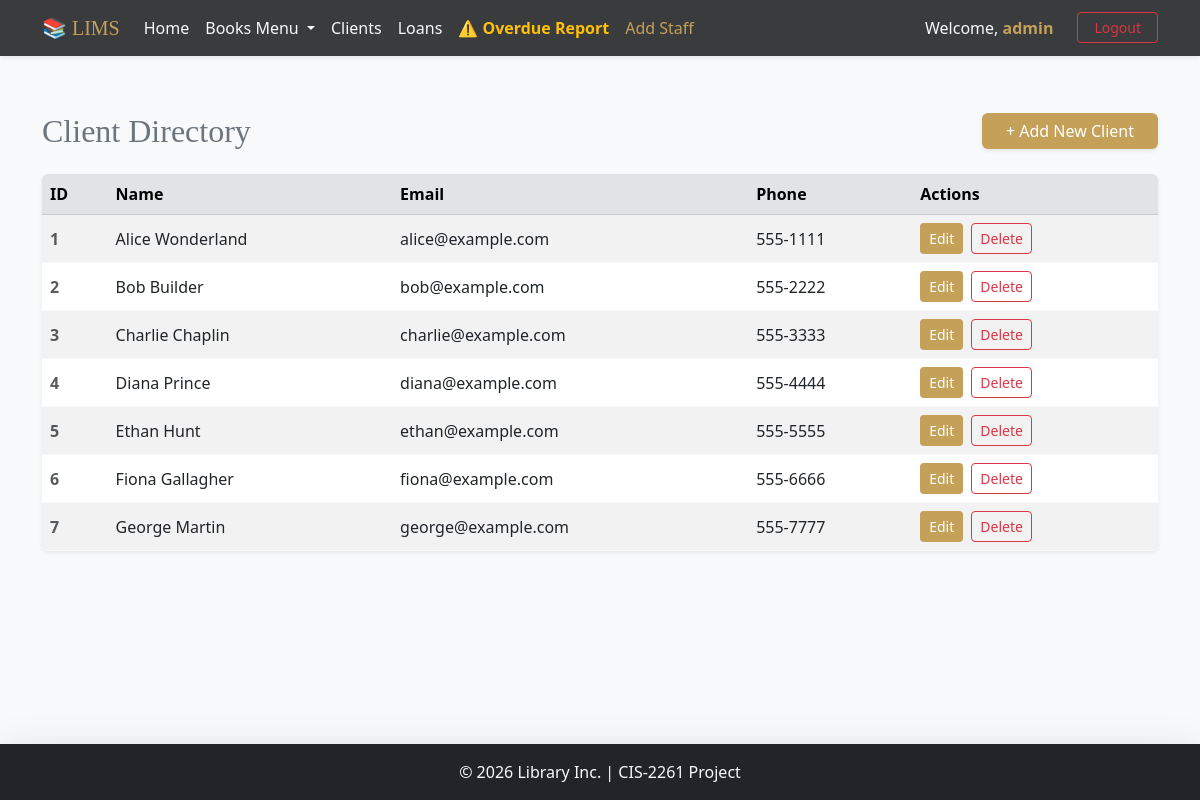
The app's page /index.php?page=clients (signed in) with its own data.
### tables this page shows
CREATE TABLE `clients` (
  `id` int(11) NOT NULL,
  `name` varchar(100) NOT NULL,
  `email` varchar(100) DEFAULT NULL,
  `phone` varchar(20) DEFAULT NULL
);

### app/controllers/ClientController.php (called while the page is built, shortened)
<?php
require_once __DIR__ . '/../config/config.php';
class ClientController {
    private $clientModel;
    public function __construct() {
        $this->clientModel = new ClientModel();
    }
    public function index() {
        $clients = $this->clientModel->getAll();
        include __DIR__ . '/../views/clients/list.php';
    }
}
?>

### app/config/config.php (called while the page is built, shortened)
<?php
spl_autoload_register(function($class) {
    $file = APP_PATH . 'models/' . $class . '.php';
});
?>

### app/models/ClientModel.php (called while the page is built, shortened)
<?php
require_once __DIR__ . '/../config/database.php';
class ClientModel {
    private $conn;
    private $table = 'clients';
    public function __construct() {
        $database = new Database();
        $this->conn = $database->getConnection();
    }
    public function getAll() {
        $query = "SELECT * FROM " . $this->table . " ORDER BY id ASC";
        $stmt = $this->conn->prepare($query);
        $stmt->execute();
        return $stmt->fetchAll();
    }
}
?>

### app/config/database.php (called while the page is built, shortened)
<?php
class Database {
    private $host = 'localhost';
    private $db_name = 'lims';
    private $username = 'root';
    private $password = '';
    public function getConnection() {
        $this->conn = null;
        try {
            $this->conn = new PDO(
                "mysql:host=" . $this->host . ";dbname=" . $this->db_name,
                $this->username,
                $this->password
            );
            $this->conn->setAttribute(PDO::ATTR_ERRMODE, PDO::ERRMODE_EXCEPTION);
            $this->conn->setAttribute(PDO::ATTR_DEFAULT_FETCH_MODE, PDO::FETCH_ASSOC);
        } catch(PDOException $e) {
            echo "Connection Error: " . $e->getMessage();
        }
        return $this->conn;
    }
}
?>

### app/views/clients/list.php (the view, shortened to what this page needs)
<?php include __DIR__ . '/../layout/header.php'; ?>
    <div class="d-flex justify-content-between align-items-center mb-4 mt-2">
        <h2 class="mb-0 text-secondary" style="font-family: Georgia, serif;">Client Directory</h2>
        <?php if (isset($_SESSION['username'])): ?>
            <a href="index.php?page=clients_create" class="btn shadow-sm px-4"
               style="background-color: #c5a059; color: #fff; border: none; font-weight: 500;">
                + Add New Client
            </a>
        <?php endif; ?>
    </div>
    <div class="table-responsive shadow-sm rounded">
        <table class="table table-striped table-hover mb-0 align-middle border-light">
            <thead class="table-secondary text-secondary">
            <tr>
                <th>ID</th>
                <th>Name</th>
                <th>Email</th>
                <th>Phone</th>
                <?php if (isset($_SESSION['username'])): ?>
                    <th>Actions</th><?php endif; ?>
            </tr>
            </thead>
            <tbody class="bg-white">
            <?php if (!empty($clients)): ?>
                <?php foreach ($clients as $client): ?>
                    <tr>
                        <td class="fw-bold text-muted"><?= htmlspecialchars($client['id']) ?></td>
                        <td class="fw-medium text-dark"><?= htmlspecialchars($client['name']) ?></td>
                        <td><?= htmlspecialchars($client['email']) ?></td>
                        <td><?= htmlspecialchars($client['phone']) ?></td>
                        <?php if (isset($_SESSION['username'])): ?>
                            <td>
                                <div class="d-flex gap-2">
                                    <a href="index.php?page=clients_edit&id=<?= $client['id'] ?>"
                                       class="btn btn-sm text-white" style="background-color: #c5a059;">Edit</a>
                                    <form method="post" action="index.php?page=clients_delete"
                                          onsubmit="return confirm('Are you sure you want to delete this client?');">
                                        <button type="submit" class="btn btn-sm btn-outline-danger">Delete</button>
                                    </form>
                                </div>
                            </td>
                        <?php endif; ?>
                    </tr>
                <?php endforeach; ?>
            <?php else: ?>
                <tr>
                    <td colspan="4" class="text-center py-4 text-muted">No clients currently registered.</td>
                </tr>
            <?php endif; ?>
            </tbody>
        </table>
    </div>
<?php include __DIR__ . '/../layout/footer.php'; ?>

### app/views/layout/header.php (style rules this page uses)
body { display: flex; flex-direction: column; min-height: 100vh; }

### records on screen
clients: id "1", name "Alice Wonderland", email "alice@example.com", phone "555-1111"
clients: id "2", name "Bob Builder", email "bob@example.com", phone "555-2222"
clients: id "3", name "Charlie Chaplin", email "charlie@example.com", phone "555-3333"
clients: id "4", name "Diana Prince", email "diana@example.com", phone "555-4444"
clients: id "5", name "Ethan Hunt", email "ethan@example.com", phone "555-5555"
clients: id "6", name "Fiona Gallagher", email "fiona@example.com", phone "555-6666"
clients: id "7", name "George Martin", email "george@example.com", phone "555-7777"

### other values on screen
$_SESSION['username'] "admin"
